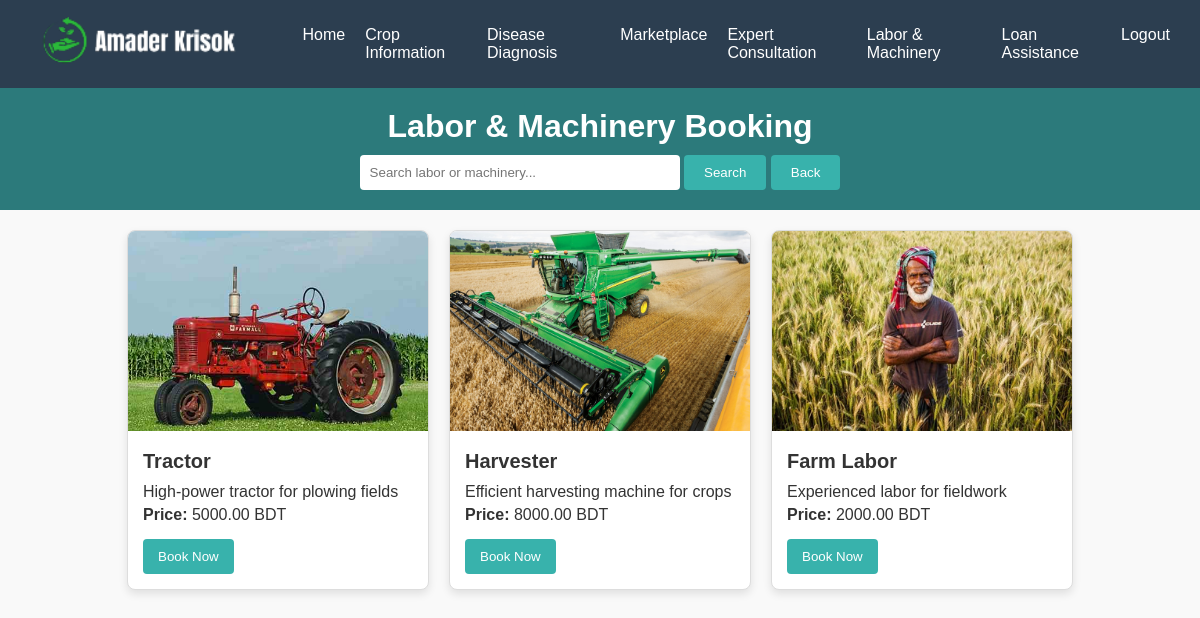
Screenshot of /labor_machinery.php with the database file from the repository.
### tables this page shows
CREATE TABLE `labor_machinery` (
  `id` int(11) NOT NULL,
  `name` varchar(100) NOT NULL,
  `description` text NOT NULL,
  `price` decimal(10,2) NOT NULL,
  `image` varchar(255) NOT NULL
);

### labor_machinery.php (the view, shortened to what this page needs)
<!DOCTYPE html>
<html lang="en">
<head>
    <link rel="stylesheet" href="css/menu.css">
    <link rel="stylesheet" href="css/labor_machinery.css">
</head>
<body>
    <?php include 'menu.php'; ?>
    <header>
        <h1>Labor & Machinery Booking</h1>
        <form method="GET" class="search-form">
            <input type="text" name="search" placeholder="Search labor or machinery...">
            <button type="submit">Search</button>
            <button type="button" onclick="window.location.href='index.php'">Back</button>
        </form>
    </header>
    <main>
        <div class="listing-container">
            <?php
            include 'database.php';
            $searchQuery = isset($_GET['search']) ? $_GET['search'] : '';
            $sql = "SELECT * FROM labor_machinery WHERE name LIKE ?";
            $stmt = $conn->prepare($sql);
            $searchParam = "%" . $searchQuery . "%";
            $stmt->bind_param("s", $searchParam);
            $stmt->execute();
            $result = $stmt->get_result();
            if ($result->num_rows > 0) {
                while ($row = $result->fetch_assoc()) {
                    echo "
                        <div class='item'>
                            <img src='image/{$row['image']}' alt='{$row['name']}'>
                            <div class='details'>
                                <h2>{$row['name']}</h2>
                                <p>{$row['description']}</p>
                                <p><strong>Price:</strong> {$row['price']} BDT</p>
                                <button class='book-btn' onclick='bookItem({$row['id']})'>Book Now</button>
                            </div>
                        </div>
                    ";
                }
            } else {
                echo "<p>No labor or machinery found.</p>";
            }
            ?>
        </div>
    </main>
</body>
</html>

### menu.php
<nav class="navbar">
    <div class="logo">
        <img class="log" src="image/logo.png" alt="">
    </div>
    <ul class="nav-links">
        <li><a href="index.php">Home</a></li>
        <li><a href="tahi/cropinfo.html">Crop Information</a></li>
        <li><a href="#">Disease Diagnosis</a></li>
        <li><a href="agricultural_product_store/index.html">Marketplace</a></li>
        <li><a href="expert_appointment_form/index.html">Expert Consultation</a></li>
        <li><a href="labor_machinery.php">Labor & Machinery</a></li>
        <li><a href="#">Loan Assistance</a></li>
        <li><a class="Contact" href="logout.php">Logout</a></li>
    </ul>
</nav>

### css/menu.css (style rules this page uses)
.navbar { display: flex; justify-content: space-between; align-items: center; padding: 10px 20px; background-color: #2c3e50; }
.navbar .logo img { height: 50px; }
.nav-links { display: flex; list-style: none; }
.nav-links li { margin: 0 10px; }
.nav-links li a { text-decoration: none; color: #fff; font-size: 16px; transition: color 0.3s; }

### css/labor_machinery.css (style rules this page uses)
body { font-family: Arial, sans-serif; margin: 0; padding: 0; background-color: #f9f9f9; color: #333; }
header { background-color: #2c7a7b; color: white; padding: 20px; text-align: center; }
header h1 { margin: 0; }
.search-form { margin-top: 10px; }
.search-form input { padding: 10px; width: 300px; border: none; border-radius: 4px; }
.search-form button { padding: 10px 20px; background-color: #38b2ac; color: white; border: none; border-radius: 4px; cursor: pointer; }
.listing-container { display: flex; flex-wrap: wrap; gap: 20px; padding: 20px; justify-content: center; }
.item { background-color: white; border: 1px solid #ddd; border-radius: 8px; width: 300px; overflow: hidden; box-shadow: 0 4px 8px rgba(0, 0, 0, 0.1); }
.item img { width: 100%; height: 200px; object-fit: cover; }
.details { padding: 15px; }
.details h2 { margin: 0 0 10px 0; font-size: 20px; }
.details p { margin: 5px 0; }
.book-btn { display: inline-block; padding: 10px 15px; background-color: #38b2ac; color: white; text-align: center; border: none; border-radius: 4px; cursor: pointer; margin-top: 10px; }

### rows the page displays
labor_machinery: image (picture), name "Tractor", description "High-power tractor for plowing fields", price "5000.00"
labor_machinery: image (picture), name "Harvester", description "Efficient harvesting machine for crops", price "8000.00"
labor_machinery: image (picture), name "Farm Labor", description "Experienced labor for fieldwork", price "2000.00"
